Frame 1 (no input): blank canvas, image omitted
Frame 60 (the mouse pressed at the canvas centre just before this capture): blank canvas, image omitted
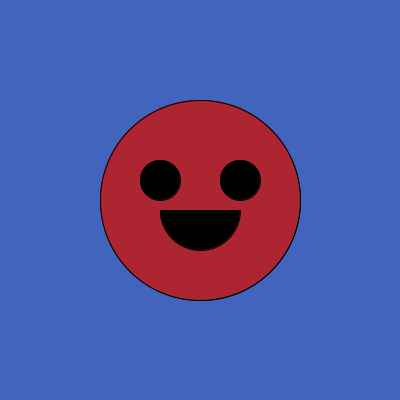
Frame 120 (the mouse held since frame 60 and released just before this capture)

The Processing sketch whose frames 1 and 60 were blank and that drew this single picture after the mouse press (run headless with seeded random() and noise(); from frame 60 on, the mouse is pressed at the canvas centre):

// Processing sketch: SmileFunction
// ── SmileFunction.pde
void drawSmile(float x, float y, float size) {
  fill(#AD2530);
  ellipse(x, y, size, size);
  fill(0);
  float eyeSize = size / 5;
  float mouthSize = size / 2.5;
  ellipse(x - size / 5, y - size / 10, eyeSize, eyeSize);
  ellipse(x + size / 5, y - size / 10, eyeSize, eyeSize);
  arc(x, y + 10, mouthSize, mouthSize, 0, PI);
}

void setup() {
  size(400, 400);
  background(#4264BC);
}

void draw() {
  background(#4264BC);
  drawSmile(mouseX, mouseY, mouseX);
  drawSmile(width - mouseX, height - mouseY, mouseY);
}
